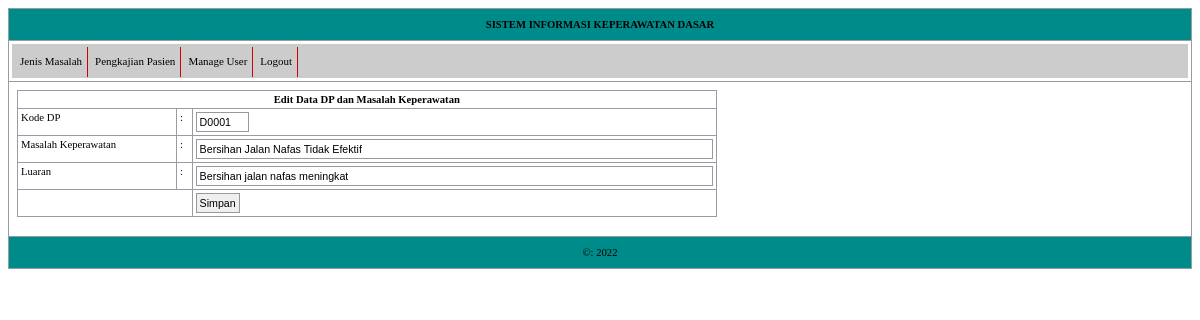
Screenshot of /home.php?p=61&dp=D0001 (signed in) with the database file from the repository.
### tables this page shows
CREATE TABLE `masalah` (
  `id` int(4) NOT NULL,
  `dp` varchar(5) NOT NULL,
  `mslh` varchar(50) NOT NULL,
  `luaran` varchar(50) NOT NULL
);

### edit_masalah.php (the view)
<?php require_once('koneksi.php');
$dp=$_GET['dp'];
$query = mysqli_query($conn,"SELECT * FROM masalah WHERE dp='$dp'");
$jmlrek = mysqli_num_rows($query);
if ($jmlrek!='0') {
    $hasil=mysqli_fetch_array($query);
        $dp     = $hasil['dp'];
        $mslh   = $hasil['mslh'];
        $luaran = $hasil['luaran'];
        echo "<FORM ACTION='?p=62' METHOD='POST' >
            <table width=60% border=1>
                <tr><td colspan=3 align=center><b>Edit Data DP dan Masalah Keperawatan</b></td>
                </tr>
                <tr><td >Kode DP</td>
                    <td >:</td>
                    <td ><input type=text name=dp size=5 maxlength=5 value='$dp' readonly=readonly></td>
                </tr>
                <tr><td >Masalah Keperawatan</td>
                    <td >:</td>
                    <td ><input type=text name=mslh size=80 maxlength=80 value='$mslh'></td>
                </tr>
                <tr><td >Luaran</td>
                    <td >:</td>
                    <td ><input type=text name=luaran size=80 maxlength=80 value='$luaran'></td>
                </tr>
                <tr><td colspan=2></td>
                    <td width=35%><input type=submit name=Input value=Simpan></td>
                </tr>
            </table>
        </FORM>";
}else echo "Data $id Tidak ada"; ?>

### style.css (style rules this page uses)
table { font-family: Tahoma; font-size: 8pt; border: 1px solid #999999 ; border-collapse:collapse; }
input { padding:3px; border: 1px solid #999999; font-family: Tahoma, Geneva, sans-serif; font-size: 8pt; }
td { vertical-align: top; border: 1px solid #969BA5; padding: 3px; }

### rows the page displays
masalah: dp "D0001", mslh "Bersihan Jalan Nafas Tidak Efektif", luaran "Bersihan jalan nafas meningkat"
